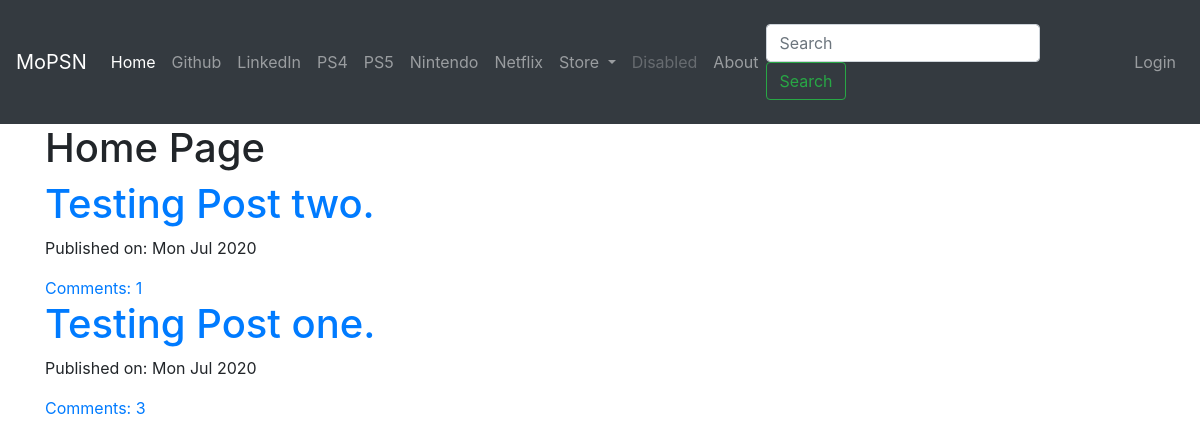
Before: / with the older database file.
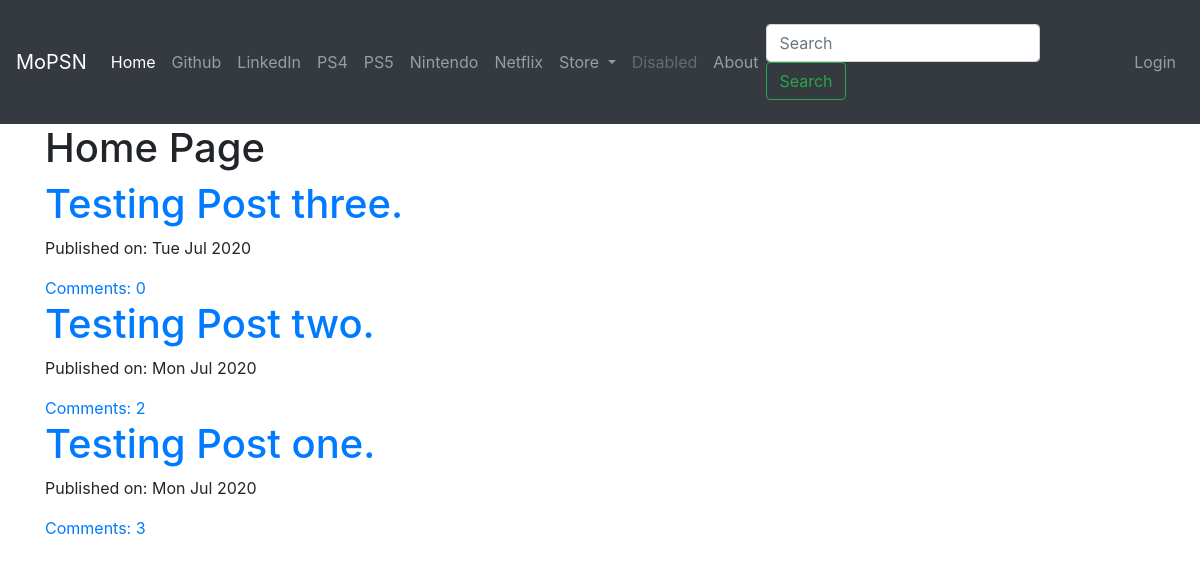
After: the same page with the newer database file.
### blog/models.py (models this page shows, shortened)
class Post(models.Model):
    author = models.ForeignKey('auth.User', on_delete=models.CASCADE)
    title = models.CharField(max_length=200)
    text = models.TextField()
    create_field = models.DateTimeField(default=timezone.now)
    published_date = models.DateTimeField(blank=True, null=True)
    def approved_commentz(self):
        return self.comments.filter(approved_comment=True)

### blog/views.py (the view)
# urls.py: path('',views.PostListView.as_view(), name='post_list'),
class PostListView(ListView):
    model = Post
    def get_queryset(self):
        return Post.objects.filter(published_date__lte=timezone.now()).order_by('-published_date')

### blog/templates/blog/post_list.html (shortened to what this page needs)
{% extends "blog/base.html" %}
{% block content %}
  <h1>Home Page</h1>
  <div class="centerstage">
    {% for post in post_list %}
      <div class="post">
        <h1><a href="{% url 'post_detail' pk=post.pk %}"> {{ post.title }}</a></h1>
        <div class="date">
          <p>Published on: {{ post.published_date|date:"D M Y" }}</p>
        </div>
        <a href="{% url 'post_detail' pk=post.pk %}">Comments: {{ post.approved_commentz.count }}</a>
      </div>
    {% endfor %}
  </div>
{% endblock %}

Changed rows visible on the page:
added Post: title "Testing Post three.", published_date "Tue Jul 2020", approved_commentz.count "0"
computed for Post "Testing Post two.": approved_commentz.count "1" → "2"
